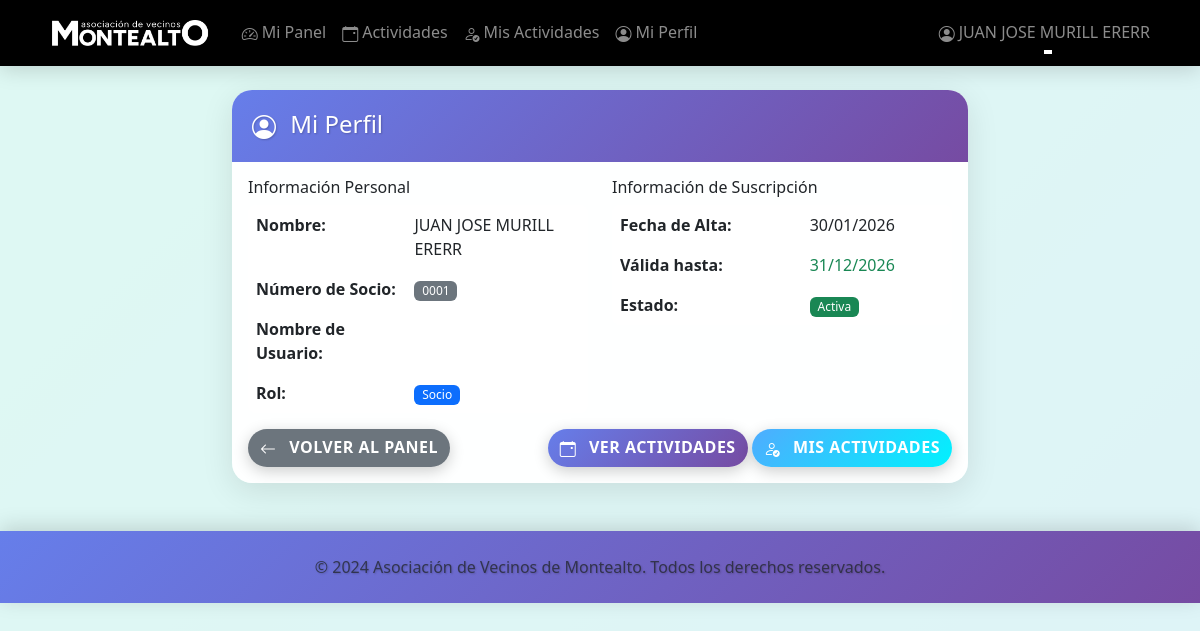
The app's page /socios/perfil (signed in) with its own data.
### models.py (models this page shows, shortened)
class User(UserMixin, db.Model):
    __tablename__ = 'users'
    id = db.Column(db.Integer, primary_key=True)
    nombre = db.Column(db.String(100), nullable=False)
    nombre_usuario = db.Column(db.String(120), unique=True, nullable=False)
    password_hash = db.Column(db.String(255), nullable=False)
    password_plain = db.Column(db.String(255), nullable=True)  # Contraseña en texto plano (solo para mostrar a admin)
    rol = db.Column(db.String(20), nullable=False)  # 'directiva' o 'socio'
    fecha_alta = db.Column(db.DateTime, nullable=False, default=datetime.utcnow)
    fecha_validez = db.Column(db.DateTime, nullable=False)
    ano_nacimiento = db.Column(db.Integer, nullable=True)  # Año de nacimiento para verificar edad en actividades
    fecha_nacimiento = db.Column(db.Date, nullable=True)  # Fecha completa de nacimiento
    numero_socio = db.Column(db.String(10), unique=True, nullable=True)  # Número de socio (0001, 0002, etc.)
    calle = db.Column(db.String(200), nullable=True)
    numero = db.Column(db.String(20), nullable=True)
    piso = db.Column(db.String(20), nullable=True)  # Opcional
    poblacion = db.Column(db.String(100), nullable=True)
    inscripciones = db.relationship('Inscripcion', backref='usuario', lazy=True, cascade='all, delete-orphan')
    def is_directiva(self):
        return self.rol == 'directiva'
    def is_socio(self):
        return self.rol == 'socio'
    def suscripcion_vencida(self):
        return datetime.utcnow() > self.fecha_validez
    def suscripcion_por_vencer(self, dias=30):
        limite = datetime.utcnow() + timedelta(days=dias)
        return datetime.utcnow() < self.fecha_validez <= limite

### blueprints/socios.py (the view)
@socios_bp.route('/perfil')
@login_required
def perfil():
    if not current_user.is_socio():
        flash('No tienes permisos para acceder a esta página.', 'error')
        return redirect(url_for('admin.dashboard'))
    return render_template('socios/perfil.html', usuario=current_user)

### templates/socios/perfil.html (shortened to what this page needs)
{% extends "base.html" %}
{% block content %}
<div class="row justify-content-center">
    <div class="col-md-8">
        <div class="card">
            <div class="card-header">
                <h4 class="mb-0">
                    <i class="bi bi-person-circle me-2"></i>
                    Mi Perfil
                </h4>
            </div>
            <div class="card-body">
                <div class="row">
                    <div class="col-md-6">
                        <h6>Información Personal</h6>
                        <table class="table table-borderless">
                            <tr>
                                <td><strong>Nombre:</strong></td>
                                <td>{{ usuario.nombre }}</td>
                            </tr>
                            {% if usuario.numero_socio %}
                            <tr>
                                <td><strong>Número de Socio:</strong></td>
                                <td><span class="badge bg-secondary">{{ usuario.numero_socio }}</span></td>
                            </tr>
                            {% endif %}
                            <tr>
                                <td><strong>Nombre de Usuario:</strong></td>
                                <td>{{ usuario.email }}</td>
                            </tr>
                            <tr>
                                <td><strong>Rol:</strong></td>
                                <td>
                                    <span class="badge bg-primary">Socio</span>
                                </td>
                            </tr>
                        </table>
                    </div>
                    <div class="col-md-6">
                        <h6>Información de Suscripción</h6>
                        <table class="table table-borderless">
                            <tr>
                                <td><strong>Fecha de Alta:</strong></td>
                                <td>{{ usuario.fecha_alta.strftime('%d/%m/%Y') }}</td>
                            </tr>
                            <tr>
                                <td><strong>Válida hasta:</strong></td>
                                <td>
                                    <span class="{% if usuario.suscripcion_vencida() %}text-danger{% elif usuario.suscripcion_por_vencer() %}text-warning{% else %}text-success{% endif %}">
                                        {{ usuario.fecha_validez.strftime('%d/%m/%Y') }}
                                    </span>
                                </td>
                            </tr>
                            <tr>
                                <td><strong>Estado:</strong></td>
                                <td>
                                    {% if usuario.suscripcion_vencida() %}
                                        <span class="badge bg-danger">Vencida</span>
                                    {% elif usuario.suscripcion_por_vencer() %}
                                        <span class="badge bg-warning">Por Vencer</span>
                                    {% else %}
                                        <span class="badge bg-success">Activa</span>
                                    {% endif %}
                                </td>
                            </tr>
                        </table>
                    </div>
                </div>
                <div class="d-flex justify-content-between">
                    <a href="{{ url_for('socios.dashboard') }}" class="btn btn-secondary">
                        <i class="bi bi-arrow-left me-2"></i>
                        Volver al Panel
                    </a>
                    <div>
                        <a href="{{ url_for('socios.actividades') }}" class="btn btn-primary">
                            <i class="bi bi-calendar-event me-2"></i>
                            Ver Actividades
                        </a>
                        <a href="{{ url_for('socios.mis_actividades') }}" class="btn btn-success">
                            <i class="bi bi-person-check me-2"></i>
                            Mis Actividades
                        </a>
                    </div>
                </div>
            </div>
        </div>
    </div>
</div>
{% endblock %}

### templates/base.html (shortened to what this page needs)
<!DOCTYPE html>
<html lang="es">
<head>
    <link href="https://cdn.jsdelivr.net/npm/bootstrap@5.3.0/dist/css/bootstrap.min.css" rel="stylesheet">
    <link rel="stylesheet" href="https://cdn.jsdelivr.net/npm/bootstrap-icons@1.10.0/font/bootstrap-icons.css">
    <link rel="stylesheet" href="{{ url_for('static', filename='css/style.css') }}">
</head>
<body>
    <nav class="navbar navbar-expand-lg navbar-dark">
        <div class="container">
            <a class="navbar-brand" href="{{ url_for('index') }}">
                <img src="{{ url_for('static', filename='logo.jpg') }}" alt="AV Montealto" style="height: 40px; width: auto;">
            </a>
            <div class="collapse navbar-collapse" id="navbarNav">
                {% if current_user.is_authenticated %}
                <ul class="navbar-nav me-auto">
                    {% if current_user.is_directiva() %}
                        <li class="nav-item">
                            <a class="nav-link" href="{{ url_for('admin.dashboard') }}">
                                <i class="bi bi-speedometer2 me-1"></i>Panel Directiva
                            </a>
                        </li>
                        <li class="nav-item">
                            <a class="nav-link" href="{{ url_for('admin.gestion_socios') }}">
                                <i class="bi bi-people me-1"></i>Socios
                            </a>
                        </li>
                        <li class="nav-item">
                            <a class="nav-link" href="{{ url_for('admin.gestion_actividades') }}">
                                <i class="bi bi-calendar-event me-1"></i>Actividades
                            </a>
                        </li>
                        <li class="nav-item">
                            <a class="nav-link" href="{{ url_for('admin.solicitudes_socios') }}">
                                <i class="bi bi-person-plus me-1"></i>Solicitudes
                            </a>
                        </li>
                    {% else %}
                        <li class="nav-item">
                            <a class="nav-link" href="{{ url_for('socios.dashboard') }}">
                                <i class="bi bi-speedometer2 me-1"></i>Mi Panel
                            </a>
                        </li>
                        <li class="nav-item">
                            <a class="nav-link" href="{{ url_for('socios.actividades') }}">
                                <i class="bi bi-calendar-event me-1"></i>Actividades
                            </a>
                        </li>
                        <li class="nav-item">
                            <a class="nav-link" href="{{ url_for('socios.mis_actividades') }}">
                                <i class="bi bi-person-check me-1"></i>Mis Actividades
                            </a>
                        </li>
                        <li class="nav-item">
                            <a class="nav-link" href="{{ url_for('socios.perfil') }}">
                                <i class="bi bi-person-circle me-1"></i>Mi Perfil
                            </a>
                        </li>
                    {% endif %}
                </ul>
                <ul class="navbar-nav">
                    <li class="nav-item dropdown">
                        <a class="nav-link dropdown-toggle" href="#" role="button" data-bs-toggle="dropdown">
                            <i class="bi bi-person-circle me-1"></i>{{ current_user.nombre }}
                        </a>
                    </li>
                </ul>
                {% endif %}
            </div>
        </div>
    </nav>
    <main class="container mt-4">
        {% block content %}{% endblock %}
    </main>
    <footer class="mt-5 py-4">
        <div class="container text-center">
            <p class="text-muted mb-0">&copy; 2024 Asociación de Vecinos de Montealto. Todos los derechos reservados.</p>
        </div>
    </footer>
</body>
</html>

### static/css/style.css (style rules this page uses)
html { scroll-behavior: smooth; }
:root { --primary-color: #0d6efd; --secondary-color: #6c757d; --success-color: #198754; --danger-color: #dc3545; --warning-color: #ffc107; --info-color: #0dcaf0; --gradient-primary: linear-gradient(135deg, #667eea 0%, #764ba2 100%); --gradient-secondary: linear-gradient(135deg, #f093fb 0%, #f5576c 100%); --gradient-success: linear-gradient(135deg, #4facfe 0%, #00f2fe 100%); --gradient-warm: linear-gradient(135deg, #fa709a 0%, #fee140 100%); }
body { font-family: 'Segoe UI', Tahoma, Geneva, Verdana, sans-serif; background: linear-gradient(-45deg, #ee7752, #e73c7e, #23a6d5, #23d5ab); background-size: 400% 400%; animation: gradientShift 15s ease infinite; min-height: 100vh; position: relative; }
body::before { content: ''; position: fixed; top: 0; left: 0; width: 100%; height: 100%; background: rgba(255, 255, 255, 0.85); z-index: -1; }
.navbar { background: #000000 !important; box-shadow: 0 4px 20px rgba(0, 0, 0, 0.15); backdrop-filter: blur(10px); transition: all 0.3s ease; }
.navbar-brand { font-weight: 700; font-size: 1.3rem; text-shadow: 2px 2px 4px rgba(0, 0, 0, 0.2); transition: transform 0.3s ease; }
.nav-link { position: relative; transition: all 0.3s ease; font-weight: 500; }
.nav-link::after { content: ''; position: absolute; bottom: 0; left: 50%; width: 0; height: 2px; background: white; transition: all 0.3s ease; transform: translateX(-50%); }
.card { border: none; box-shadow: 0 8px 32px rgba(0, 0, 0, 0.1); transition: all 0.4s cubic-bezier(0.175, 0.885, 0.32, 1.275); background: rgba(255, 255, 255, 0.95); backdrop-filter: blur(10px); border-radius: 20px; overflow: hidden; position: relative; }
.card::before { content: ''; position: absolute; top: 0; left: 0; right: 0; height: 4px; background: var(--gradient-primary); transform: scaleX(0); transform-origin: left; transition: transform 0.4s ease; }
.card-header { background: var(--gradient-primary) !important; border-bottom: none; font-weight: 600; color: white; padding: 1.25rem; text-shadow: 1px 1px 2px rgba(0, 0, 0, 0.2); }
.btn { border-radius: 50px; font-weight: 600; transition: all 0.3s cubic-bezier(0.175, 0.885, 0.32, 1.275); position: relative; overflow: hidden; border: none; text-transform: uppercase; letter-spacing: 0.5px; box-shadow: 0 4px 15px rgba(0, 0, 0, 0.2); }
.btn::before { content: ''; position: absolute; top: 50%; left: 50%; width: 0; height: 0; border-radius: 50%; background: rgba(255, 255, 255, 0.3); transform: translate(-50%, -50%); transition: width 0.6s, height 0.6s; }
.btn-primary { background: var(--gradient-primary); color: white; }
.btn-success { background: var(--gradient-success); color: white; }
.table { border-radius: 0.5rem; overflow: hidden; }
.badge { font-weight: 500; padding: 0.35em 0.65em; }
footer { margin-top: auto; background: var(--gradient-primary) !important; color: white; box-shadow: 0 -4px 20px rgba(0, 0, 0, 0.15); border-top: none; }
footer p { margin: 0; text-shadow: 1px 1px 2px rgba(0, 0, 0, 0.2); }
.text-success { color: var(--success-color) !important; }
.bi { vertical-align: -0.125em; }

### records on screen
User: nombre "JUAN JOSE MURILL ERERR", numero_socio "0001", fecha_alta "30/01/2026", fecha_validez "31/12/2026"
